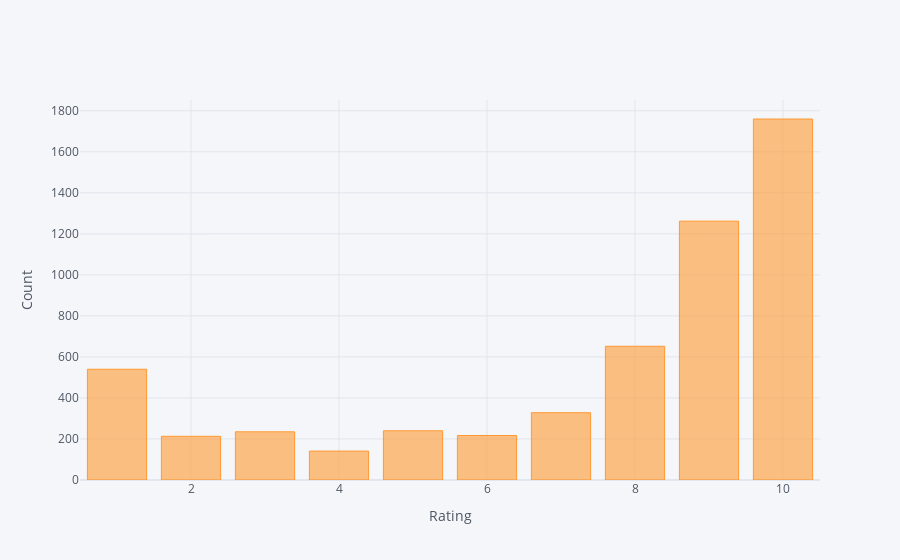

Source (notebook cell):
### Markdown cell above
### The bar chart below shows that most ratings are at least 9 out of 10.

### Code cell
acne.groupby('rating').count().iloc[:,0].iplot(kind='bar', yTitle='Count', xTitle='Rating')

### Figure 1 — Plotly figure (JSON) as saved in the notebook; plotly's stock layout.template omitted (floating-point values rounded to 4 significant figures)
{"data": [{"marker": {"color": "rgba(255, 153, 51, 0.6)", "line": {"color": "rgba(255, 153, 51, 1.0)", "width": 1}}, "name": "drugName", "orientation": "v", "text": "", "type": "bar", "x": [1, 2, 3, 4, 5, 6, 7, 8, 9, 10], "y": [540, 213, 235, 141, 240, 217, 328, 652, 1262, 1760]}], "layout": {"legend": {"bgcolor": "#F5F6F9", "font": {"color": "#4D5663"}}, "paper_bgcolor": "#F5F6F9", "plot_bgcolor": "#F5F6F9", "title": {"font": {"color": "#4D5663"}}, "xaxis": {"gridcolor": "#E1E5ED", "showgrid": true, "tickfont": {"color": "#4D5663"}, "title": {"font": {"color": "#4D5663"}, "text": "Rating"}, "zerolinecolor": "#E1E5ED"}, "yaxis": {"gridcolor": "#E1E5ED", "showgrid": true, "tickfont": {"color": "#4D5663"}, "title": {"font": {"color": "#4D5663"}, "text": "Count"}, "zerolinecolor": "#E1E5ED"}}}
